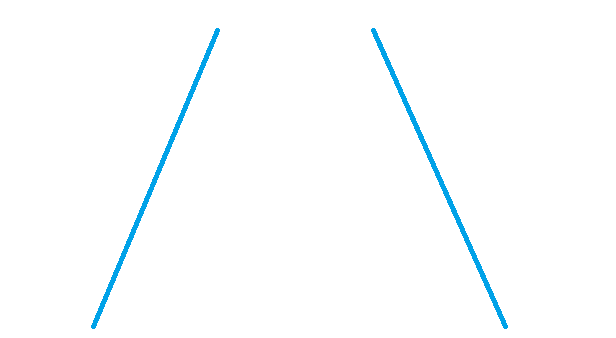
#> input picture tests/weg.png, 616 x 338 px
$ python more-test.py   (Python 2 division)
#> lines starting #> are read from the running program, lines starting #| are printed output that depends on the picture; after the words box and inside, x2 and y2 are one past the last pixel; in counts of white or black regions, pixels touching at a corner belong together
import numpy as np
import cv2
import time
import math
import urllib
import socket


def draw_lines(img, lines):
    lijn1 = None
    lijn2 = None
    i = 0
    # print lines
    centerpic = 300
    try:
        while not(i is len(lines)):
            # eerste lijn en die moet onder de 300 pixels met de x1 en x2
            # eerste lijn niet twee keer vullen

            if lines[i][0][0] < centerpic and lines[i][0][2] < centerpic:
                if lijn1 is None:
                    lijn1 = lines[i][0]
                else:
                    lijn1 = (lijn1 + lines[i][0]) / 2
                cv2.line(img, (lijn1[0], lijn1[1]), (lijn1[2], lijn1[3]), [0, 255, 0], 2)  # Teken lijn 1
                # print "dit is lijn1"
                # print lijn1
            # tweede lijn moet boven de 300 pixels met beide x1 en x2
            # tweede lijn niet opnieuw vullen
            if lines[i][0][0] >= centerpic and lines[i][0][2] >= centerpic:
                if lijn2 is None:
                    lijn2 = lines[i][0]
                else:
                    lijn2 = (lijn2 + lines[i][0]) / 2
                cv2.line(img, (lijn2[0], lijn2[1]), (lijn2[2], lijn2[3]), [0, 255, 0], 2)   # teken lijn 2
                # print "dit is lijn2"
                # print lijn2
            i += 1

            # bereken gemiddelde van per lijn lijn
        xtop = (lijn2[0] + lijn1[2]) / 2
        xbot = (lijn2[2] + lijn1[0]) / 2
        # cv2.line(img,(xtop, 0), (xbot, 400),[255, 140, 0], 3)
        # cv2.line(img, (lijn2[0], lijn2[1]), (lijn2[2], lijn2[3]), [0, 255, 0], 3)
        gem = (xtop + xbot) / 2         # berekent gemiddelde van de 2 lijnen
        # print gem
        draw_middle(img, gem)
        cv2.line(img, (gem, 0), (gem, 400),[255, 140, 0], 3)

    except Exception:
        pass

    # hier word het verschil berekent tussen het midden van de camera en het gemiddelde van de twee lijnen
def draw_middle(image, gem):
    y, x, z = image.shape
    dif = gem - (x / 2)

    # [7 lines of commented-out code are left out]
    print dif
    cv2.line(image, ((x / 2), y), ((x/2), y-50), [85, 26, 139], 1)


# dit is code om de hoek te bepalen van de lijnen dit gebruiken wij niet
def calculate_degree(point):                     # http://wikicode.wikidot.com/get-angle-of-line-between-two-points
    x_diff = point[2] - point[0]
    y_diff = point[3] - point[1]
    angle = math.degrees(math.atan2(y_diff, x_diff))
    angle = angle * -1
    print round(angle % 360)

                                                                # maakt region of interest aan
def roi(img, vertices):
    mask = np.zeros_like(img)
    cv2.fillPoly(mask, vertices, 255)
    masked = cv2.bitwise_and(img, mask)
    return masked


def process_img(original_image):
    processed_img = cv2.cvtColor(original_image, cv2.COLOR_BGR2GRAY)                                        # maakt van de originele image een GRAY scale foto
    processed_img = cv2.Canny(processed_img, threshold1=200, threshold2=300)                                # laat de buitenste lijnen zien van een object
    processed_img = cv2.GaussianBlur(processed_img, (3, 3), 0)                                              # blur die image!!!
    vertices = np.array([[0, 400], [50, 200], [150, 150], [500, 150], [800, 400], [800, 400]], np.int32)     # bepaal de region of interest
    processed_img = roi(processed_img, [vertices])
    #                       edges
    lines = cv2.HoughLinesP(processed_img, 1, np.pi/180, 180, np.array([]), 10, 10)                         # berekent lijnen van de image door houghlineP
    draw_lines(original_image, lines)
    cv2.imshow('sjaak', original_image)         # stuurt de foto en de coordinaten van de lijnen op
    return processed_img


img = cv2.imread("weg.png")
#> img is the input picture: shape (338, 616, 3); mean B, G, R 254.6, 253.5, 251

new_screen = process_img(img)
#> in process_img, `processed_img = cv2.cvtColor(original_image, cv2.COLOR_BGR2GRAY)`:
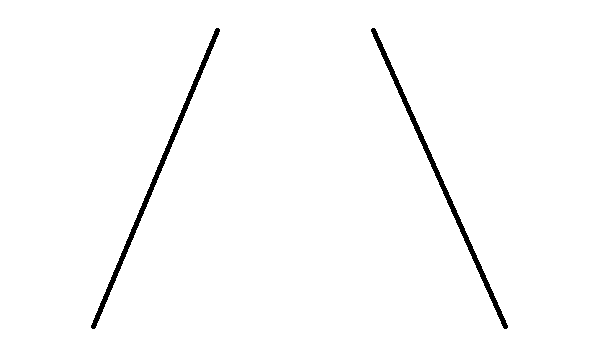
#> processed_img: shape (338, 616); values 122 (black) and 255 (white), 98.4% white; 2 black regions, box (x1, y1, x2, y2) and area: (371, 28, 508, 329) 1645, (91, 28, 220, 329) 1613
#> in process_img, `processed_img = cv2.Canny(processed_img, threshold1=200, threshold2=300)`:
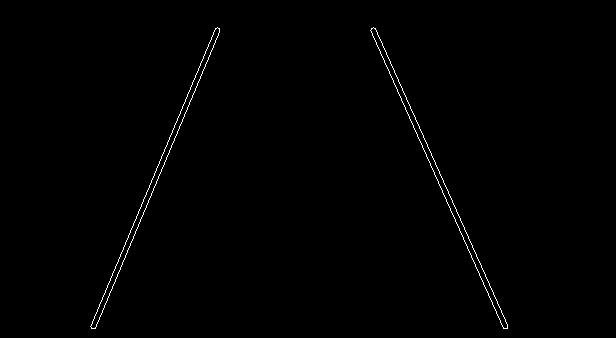
#> processed_img: shape (338, 616); 0.58% white in thin lines or dots, all inside (x1, y1, x2, y2) = (90, 27, 508, 329)
#> in roi, `cv2.fillPoly(mask, vertices, 255)`:
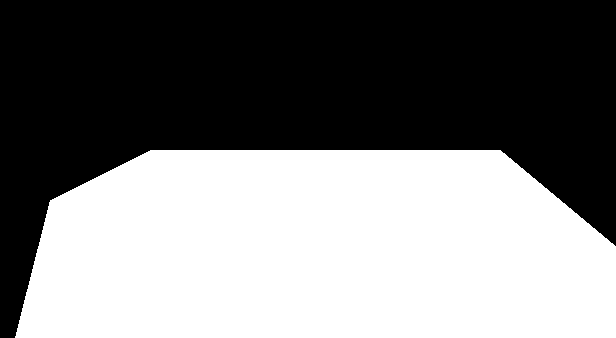
#> mask: shape (338, 616); 48.4% white; 1 white region, box (x1, y1, x2, y2) and area: (15, 150, 616, 338) 100705
#> in process_img, `lines = cv2.HoughLinesP(processed_img, 1, np.pi/180, 180, np.array([])..`: lines = [[424, 150, 504, 329], [93, 329, 169, 150], [429, 150, 508, 327], [428, 150, 507, 329], [90, 328, 165, 150], [423, 150, 502, 329], [95, 329, 171, 150], [89, 325, 163, 150]]
#> the loop in draw_lines, `while not(i is len(lines)):` made 8 passes
#> lijn2 on passes 1, 3, 4, 6: [424, 150, 504, 329], [426, 150, 506, 328], [427, 150, 506, 328], [425, 150, 504, 328]
#> lijn1 on passes 2, 5, 7, 8: [93, 329, 169, 150], [91, 328, 167, 150], [93, 328, 169, 150], [91, 326, 166, 150]
#> after the loop in draw_lines, `while not(i is len(lines)):`: i = 8
#> in draw_lines, `xtop = (lijn2[0] + lijn1[2]) / 2`: xtop = 295
#> in draw_lines, `xbot = (lijn2[2] + lijn1[0]) / 2`: xbot = 297
#> in draw_lines, `gem = (xtop + xbot) / 2`: gem = 296
#> in draw_middle, `dif = gem - (x / 2)`: dif = -12
#| -12
#> in draw_lines, `cv2.line(img, (gem, 0), (gem, 400),[255, 140, 0], 3)`:
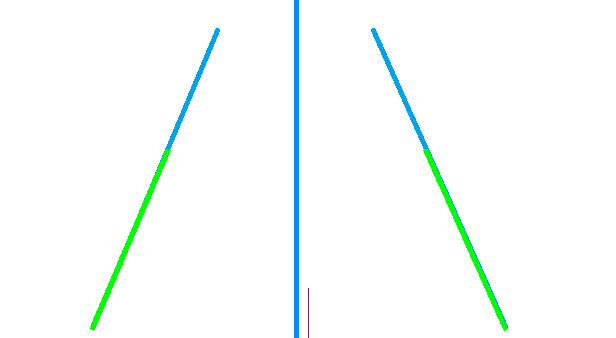
#> img: shape (338, 616, 3); mean B, G, R 252.2, 253.3, 248.5
cv2.imshow('window', new_screen)
if cv2.waitKey(0) & 0xFF == ord('q'):
#> (key q is pressed here)
    cv2.destroyAllWindows()
